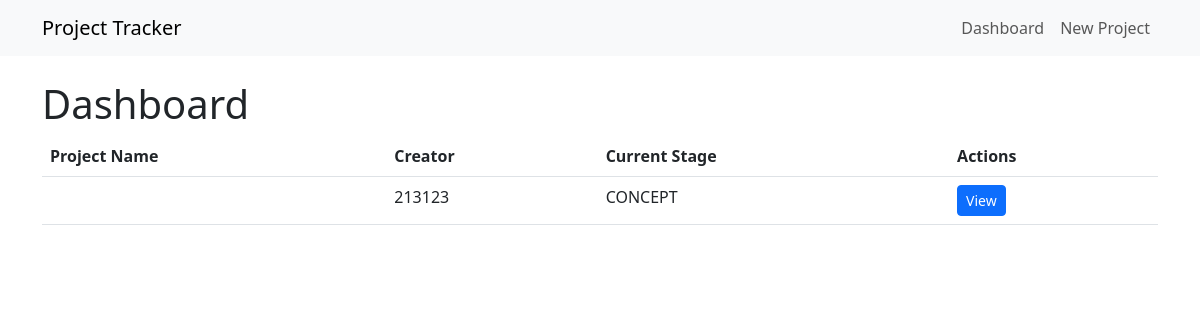
Before: / with the older database file.
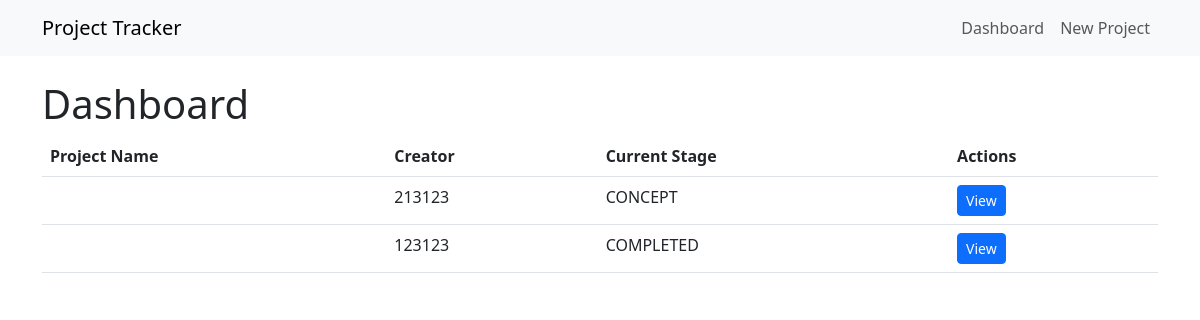
After: the same page with the newer database file.
### models.py (models this page shows)
class Project(Base):
    __tablename__ = 'projects'
    id = Column(Integer, primary_key=True)
    creator_name = Column(String(255), nullable=False)
    project_name = Column(String(255), nullable=False)
    current_stage = Column(Enum('CONCEPT', 'DESIGN', 'MODELING', 'PROTOTYPE', 'CONTRACT', 'PRODUCTION', 'LAUNCHED', 'COMPLETED', 'CANCELLED'), nullable=False)
    first_contact_date = Column(Date)
    first_response_date = Column(Date)
    last_contact_date = Column(Date)
    last_response_date = Column(Date)
    primary_communication_method = Column(String(50))
    communication = relationship("Communication", back_populates="project")
    design = relationship("Design", back_populates="project")
    modeling = relationship("Modeling", back_populates="project")
    prototype = relationship("Prototype", back_populates="project")
    product_pictures = relationship("ProductPictures", back_populates="project")
    contract = relationship("Contract", back_populates="project")
    tooling = relationship("Tooling", back_populates="project")
    launch = relationship("Launch", back_populates="project")
    production = relationship("Production", back_populates="project")
    packaging = relationship("Packaging", back_populates="project")
    customer_service = relationship("CustomerService", back_populates="project")
    freight = relationship("Freight", back_populates="project")
    shipping = relationship("Shipping", back_populates="project")

### app.py (the view)
@app.route('/')
def dashboard():
    projects = Project.query.all()
    return render_template('dashboard.html', projects=projects)

### app.py (called while the page is built)
@app.teardown_appcontext
def shutdown_session(exception=None):
    db_session.remove()

### templates/dashboard.html
{% extends "base.html" %}
{% block content %}
<h1>Dashboard</h1>
<table class="table">
    <thead>
        <tr>
            <th>Project Name</th>
            <th>Creator</th>
            <th>Current Stage</th>
            <th>Actions</th>
        </tr>
    </thead>
    <tbody>
        {% for project in projects %}
        <tr>
            <td>{{ project.project_name }}</td>
            <td>{{ project.creator_name }}</td>
            <td>{{ project.current_stage }}</td>
            <td>
                <a href="{{ url_for('project_detail', project_id=project.id) }}" class="btn btn-sm btn-primary">View</a>
            </td>
        </tr>
        {% endfor %}
    </tbody>
</table>
{% endblock %}

### templates/base.html (shortened to what this page needs)
<!DOCTYPE html>
<html lang="en">
<head>
    <link rel="stylesheet" href="https://cdnjs.cloudflare.com/ajax/libs/bootstrap/5.3.0/css/bootstrap.min.css">
</head>
<body>
    <nav class="navbar navbar-expand-lg navbar-light bg-light">
        <div class="container">
            <a class="navbar-brand" href="/">Project Tracker</a>
            <ul class="navbar-nav">
                <li class="nav-item">
                    <a class="nav-link" href="/">Dashboard</a>
                </li>
                <li class="nav-item">
                    <a class="nav-link" href="/project/new">New Project</a>
                </li>
            </ul>
        </div>
    </nav>
    <div class="container mt-4">
        {% block content %}{% endblock %}
    </div>
</body>
</html>

Changed rows visible on the page:
added Project: creator_name "123123", current_stage "COMPLETED"
